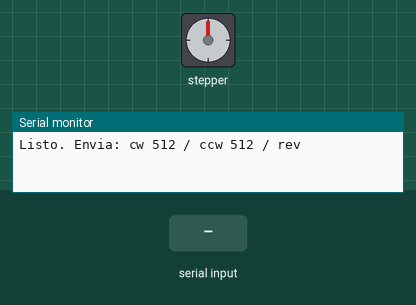
The sketch below on a simulated Arduino Uno, built with avr-gcc and run on an emulated ATmega328P. Shown: stepper motor, the last lines printed to the serial monitor. Inputs (shaded band) come from the test bench. Stepper angles assume 4096 steps per turn.

Above: at 1.2 s.
1.3 s: "rev\n" received over Serial
At 2.16 s:
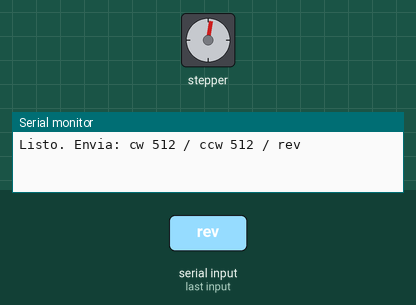
4.3 s: "90,45\n" received over Serial
10.3 s: "ccw90\n" received over Serial
At 11.9 s:
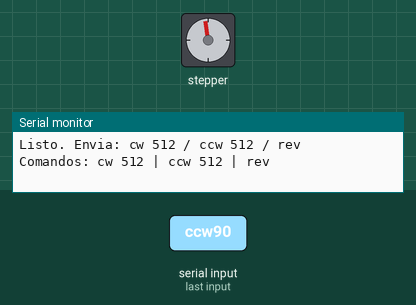
13.3 s: "cw90\n" received over Serial
At 13.89 s:
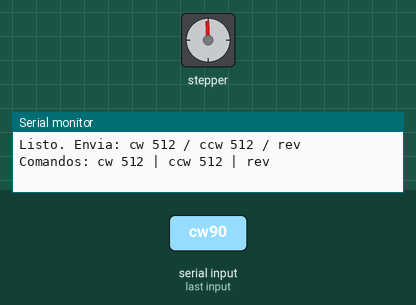
Timing chart, 0 to 16.3 s (numbered marks = the images above; inputs shaded):
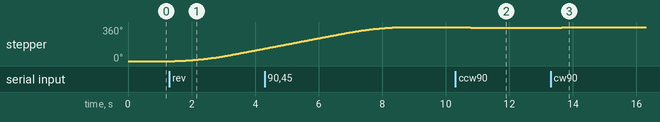

The sketch:

motor28BYJ-driverULN2003_control-in-cmd.ino
```cpp
#include <Arduino.h>
#include <AccelStepper.h>

// Tus GPIO hacia IN1..IN4 del ULN2003
static const int IN1 = 16;
static const int IN2 = 17;
static const int IN3 = 18;
static const int IN4 = 23;

// OJO: este orden es CLAVE y suele ser el correcto para 28BYJ-48 con ULN2003
AccelStepper stepper(AccelStepper::HALF4WIRE, IN1, IN3, IN2, IN4);

void setup() {
  Serial.begin(115200);

  stepper.setMaxSpeed(800);      // probá 400..1000
  stepper.setAcceleration(400);  // suave
  Serial.println("Listo. Envia: cw 512 / ccw 512 / rev");
}

String readLine() {
  static String line;
  while (Serial.available()) {
    char c = (char)Serial.read();
    if (c == '\n' || c == '\r') {
      if (line.length()) { String out = line; line = ""; return out; }
    } else line += c;
  }
  return "";
}

void loop() {
  String cmd = readLine();
  if (cmd.length()) {
    cmd.trim(); cmd.toLowerCase();

    if (cmd == "rev") {
      stepper.move(4096); // 1 vuelta aprox
    } else if (cmd.startsWith("cw")) {
      long n = cmd.length() > 2 ? cmd.substring(2).toInt() : 512;
      if (n == 0) n = 512;
      stepper.move(abs(n));
    } else if (cmd.startsWith("ccw")) {
      long n = cmd.length() > 3 ? cmd.substring(3).toInt() : 512;
      if (n == 0) n = 512;
      stepper.move(-abs(n));
    } else {
      Serial.println("Comandos: cw 512 | ccw 512 | rev");
    }
  }

  stepper.run();
}
```

Measured:
- after the input at 1.3 s, stepper: keeps turning clockwise at about 47°/s, starting after 0.18 s
